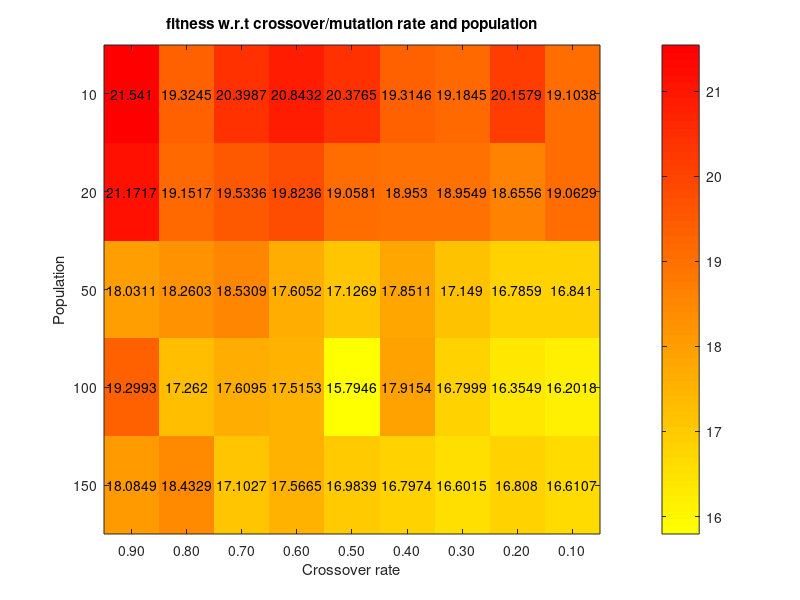

Reproduce this figure in MATLAB.
f = figure;
m = [0.0610    0.0870    0.1500    0.1630    0.1480    0.1530    0.1370    0.1250    0.1110;
0.4470    0.4120    0.3880    0.3410    0.3110    0.2590    0.2360    0.1950    0.1700;
1.0490    0.9380    0.8370    0.7640    0.6680    0.5660    0.5010    0.3970    0.3030;
2.2130    1.9810    1.7710    1.5750    1.3350    1.1870    1.0010    0.8170    0.6160;
3.2620    2.8830    2.5300    2.2450    1.9750    1.7520    1.4060    1.1180    0.8460];

m = [21.5410         19.3245         20.3987   20.8432         20.3765   19.3146   19.1845   20.1579   19.1038;
21.1717   19.1517   19.5336   19.8236   19.0581   18.9530   18.9549   18.6556   19.0629;
18.0311   18.2603   18.5309   17.6052   17.1269   17.8511   17.1490   16.7859   16.8410;
19.2993   17.2620   17.6095   17.5153   15.7946   17.9154   16.7999   16.3549   16.2018;
18.0849   18.4329   17.1027   17.5665   16.9839   16.7974   16.6015   16.8080   16.6107];
xl = [90 80 70 60 50 40 30 20 10];
yl = [10 20 50 100 150];
x = [1 1 1 1 1 1 1 1 1 2 2 2 2 2 2 2 2 2 3 3 3 3 3 3 3 3 3 4 4 4 4 4 4 4 4 4 5 5 5 5 5 5 5 5 5];
y = [9 8 7 6 5 4 3 2 1 9 8 7 6 5 4 3 2 1 9 8 7 6 5 4 3 2 1 9 8 7 6 5 4 3 2 1 9 8 7 6 5 4 3 2 1];

y = flip(y);
t=num2cell(m);

t = cellfun(@num2str, t, 'UniformOutput', false); % convert to string
yes = {'10';'20';'50';'100';'150'};
names = {'0.90'; '0.80'; '0.70'; '0.60'; '0.50';'0.40'; '0.30'; '0.20'; '0.10'};
imagesc(m);
title('fitness w.r.t crossover/mutation rate and population');

set(gca,'xtick',[1:9],'xticklabel',names);
set(gca,'ytick',[1:5],'yticklabel',yes);
xlabel('Crossover rate');
ylabel('Population');
hold on
colormap(flipud(autumn))
%imshow(m);
text(y,x,t', 'HorizontalAlignment','center')
colorbar;
